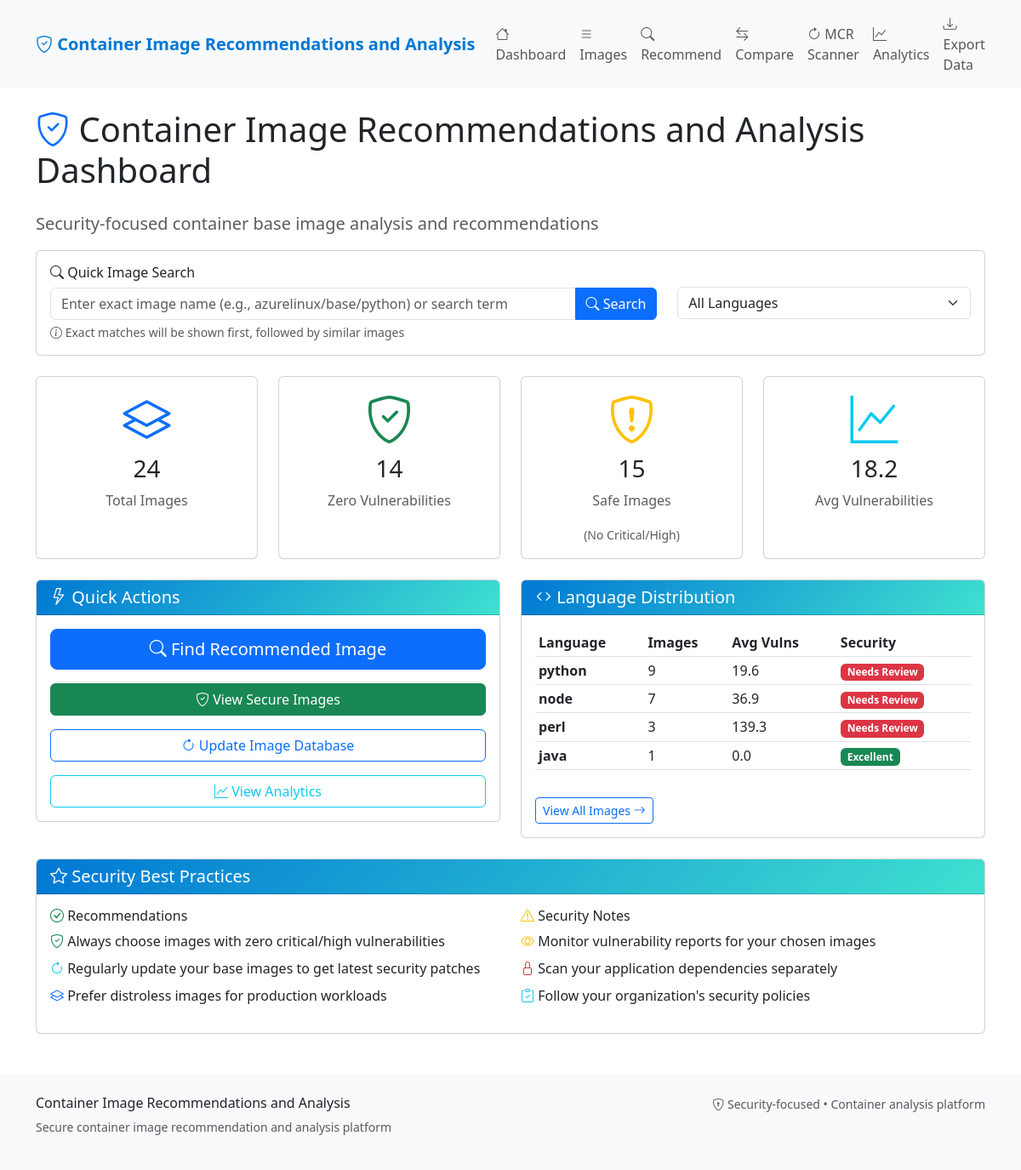
The page / on the database its author committed.
### tables this page shows
CREATE TABLE languages (
                id INTEGER PRIMARY KEY AUTOINCREMENT,
                image_id INTEGER NOT NULL,
                language TEXT NOT NULL,
                version TEXT,
                major_minor TEXT,
                package_name TEXT,
                package_type TEXT,
                architecture TEXT,
                vendor TEXT,
                verified BOOLEAN DEFAULT FALSE,
                FOREIGN KEY (image_id) REFERENCES images (id) ON DELETE CASCADE
            );

### web_ui/app.py (the view)
@app.route('/')
def index():
    if not db:
        return render_template('error.html', error='Database connection failed. Please check if the database exists.')
    try:
        stats = db.get_vulnerability_statistics()
        language_stats = db.get_languages_summary()
        return render_template('index.html',
                             stats=stats,
                             language_stats=language_stats[:10])
    except Exception as e:
        return render_template('error.html', error=str(e))

### web_ui/templates/index.html (shortened to what this page needs)
{% extends "base.html" %}
{% block content %}
<div class="row">
    <div class="col-12">
        <h1 class="mb-4">
            <i class="bi bi-shield-check text-primary"></i>
            Container Image Recommendations and Analysis Dashboard
        </h1>
        <p class="lead text-muted">
            Security-focused container base image analysis and recommendations
        </p>
    </div>
</div>
<div class="row mb-4">
    <div class="col-12">
        <div class="card">
            <div class="card-body">
                <div class="row align-items-center">
                    <div class="col-md-8">
                        <h6 class="mb-2"><i class="bi bi-search"></i> Quick Image Search</h6>
                        <div class="input-group">
                            <input type="text" class="form-control" id="quickSearch"
                                   placeholder="Enter exact image name (e.g., azurelinux/base/python) or search term">
                            <button class="btn btn-primary" type="button" id="searchButton">
                                <i class="bi bi-search"></i> Search
                            </button>
                        </div>
                        <small class="text-muted mt-1 d-block">
                            <i class="bi bi-info-circle"></i>
                            Exact matches will be shown first, followed by similar images
                        </small>
                    </div>
                    <div class="col-md-4 mt-2 mt-md-0">
                        <select class="form-select" id="searchLanguage">
                            <option value="">All Languages</option>
                        </select>
                    </div>
                </div>
            </div>
        </div>
    </div>
</div>
<div class="row mb-4">
    <div class="col-md-3">
        <div class="card stat-card h-100">
            <div class="card-body text-center">
                <i class="bi bi-layers display-4 text-primary"></i>
                <h3 class="mt-2">{{ stats.total_images }}</h3>
                <p class="text-muted">Total Images</p>
            </div>
        </div>
    </div>
    <div class="col-md-3">
        <div class="card stat-card h-100">
            <div class="card-body text-center">
                <i class="bi bi-shield-check display-4 text-success"></i>
                <h3 class="mt-2">{{ stats.zero_vuln_images }}</h3>
                <p class="text-muted">Zero Vulnerabilities</p>
            </div>
        </div>
    </div>
    <div class="col-md-3">
        <div class="card stat-card h-100">
            <div class="card-body text-center">
                <i class="bi bi-shield-exclamation display-4 text-warning"></i>
                <h3 class="mt-2">{{ stats.safe_images }}</h3>
                <p class="text-muted">Safe Images</p>
                <small class="text-muted">(No Critical/High)</small>
            </div>
        </div>
    </div>
    <div class="col-md-3">
        <div class="card stat-card h-100">
            <div class="card-body text-center">
                <i class="bi bi-graph-up display-4 text-info"></i>
                <h3 class="mt-2">{{ "%.1f"|format(stats.avg_vulnerabilities) }}</h3>
                <p class="text-muted">Avg Vulnerabilities</p>
            </div>
        </div>
    </div>
</div>
<div class="row">
    <div class="col-lg-6">
        <div class="card">
            <div class="card-header">
                <h5 class="mb-0"><i class="bi bi-lightning"></i> Quick Actions</h5>
            </div>
            <div class="card-body">
                <div class="d-grid gap-3">
                    <a href="/recommend" class="btn btn-primary btn-lg">
                        <i class="bi bi-search"></i> Find Recommended Image
                    </a>
                    <a href="/images?security=secure" class="btn btn-success">
                        <i class="bi bi-shield-check"></i> View Secure Images
                    </a>
                    <a href="/scan" class="btn btn-outline-primary">
                        <i class="bi bi-arrow-clockwise"></i> Update Image Database
                    </a>
                    <a href="/analytics" class="btn btn-outline-info">
                        <i class="bi bi-graph-up"></i> View Analytics
                    </a>
                </div>
            </div>
        </div>
    </div>
    <div class="col-lg-6">
        <div class="card">
            <div class="card-header">
                <h5 class="mb-0"><i class="bi bi-code"></i> Language Distribution</h5>
            </div>
            <div class="card-body">
                <div class="table-responsive">
                    <table class="table table-sm">
                        <thead>
                            <tr>
                                <th>Language</th>
                                <th>Images</th>
                                <th>Avg Vulns</th>
                                <th>Security</th>
                            </tr>
                        </thead>
                        <tbody>
                            {% for lang in language_stats %}
                            <tr>
                                <td>
                                    <strong>{{ lang.language }}</strong>
                                </td>
                                <td>{{ lang.image_count }}</td>
                                <td>{{ "%.1f"|format(lang.avg_vulnerabilities) }}</td>
                                <td>
                                    {% if lang.avg_vulnerabilities == 0 %}
                                        <span class="badge bg-success">Excellent</span>
                                    {% elif lang.avg_vulnerabilities < 5 %}
                                        <span class="badge bg-warning">Good</span>
                                    {% else %}
                                        <span class="badge bg-danger">Needs Review</span>
                                    {% endif %}
                                </td>
                            </tr>
                            {% endfor %}
                        </tbody>
                    </table>
                </div>
                <div class="mt-3">
                    <a href="/images" class="btn btn-sm btn-outline-primary">
                        View All Images <i class="bi bi-arrow-right"></i>
                    </a>
                </div>
            </div>
        </div>
    </div>
</div>
<div class="row mt-4">
    <div class="col-12">
        <div class="card">
            <div class="card-header">
                <h5 class="mb-0"><i class="bi bi-star"></i> Security Best Practices</h5>
            </div>
            <div class="card-body">
                <div class="row">
                    <div class="col-md-6">
                        <h6><i class="bi bi-check-circle text-success"></i> Recommendations</h6>
                        <ul class="list-unstyled">
                            <li class="mb-2">
                                <i class="bi bi-shield-check text-success"></i>
                                Always choose images with zero critical/high vulnerabilities
                            </li>
                            <li class="mb-2">
                                <i class="bi bi-arrow-clockwise text-info"></i>
                                Regularly update your base images to get latest security patches
                            </li>
                            <li class="mb-2">
                                <i class="bi bi-layers text-primary"></i>
                                Prefer distroless images for production workloads
                            </li>
                        </ul>
                    </div>
                    <div class="col-md-6">
                        <h6><i class="bi bi-exclamation-triangle text-warning"></i> Security Notes</h6>
                        <ul class="list-unstyled">
                            <li class="mb-2">
                                <i class="bi bi-eye text-warning"></i>
                                Monitor vulnerability reports for your chosen images
                            </li>
                            <li class="mb-2">
                                <i class="bi bi-lock text-danger"></i>
                                Scan your application dependencies separately
                            </li>
                            <li class="mb-2">
                                <i class="bi bi-clipboard-check text-info"></i>
                                Follow your organization's security policies
                            </li>
                        </ul>
                    </div>
                </div>
            </div>
        </div>
    </div>
</div>
{% endblock %}

### web_ui/templates/base.html (style rules this page uses)
:root { --azure-blue: #0078d4; --azure-light-blue: #40e0d0; --security-green: #107c10; --warning-orange: #ff8c00; --danger-red: #d13438; }
.card-header { background: linear-gradient(135deg, var(--azure-blue), var(--azure-light-blue)); color: white; font-weight: 500; }
.stat-card { transition: transform 0.2s; }

### rows shown on the page
languages: language "java", image_count "1", avg_vulnerabilities "0.0", shows "Excellent"

### other values the page prints
{{ stats.total_images }} "24"
{{ stats.zero_vuln_images }} "14"
{{ stats.safe_images }} "15"
{{ "%.1f"|format(stats.avg_vulnerabilities) }} "18.2"
{{ lang.language }} "python" "node" "perl"
{{ lang.image_count }} "9" "7" "3"
{{ "%.1f"|format(lang.avg_vulnerabilities) }} "19.6" "36.9" "139.3"
